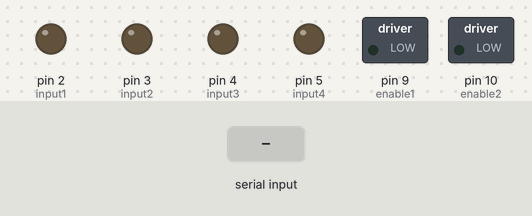
A sketch run on a simulated Arduino Uno, built with avr-gcc and run on an emulated ATmega328P. Parts: switched loads named in the sketch (green lamp = pin HIGH), output pins drawn as LEDs (lit = HIGH). Inputs (shaded band) come from the test bench.

Above: at 1.2 s.
1.3 s: "c" received over Serial
At 2.2 s:
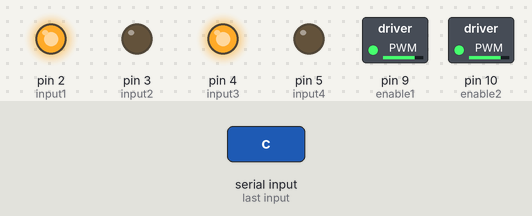
2.8 s: "d" received over Serial
At 3.3 s:
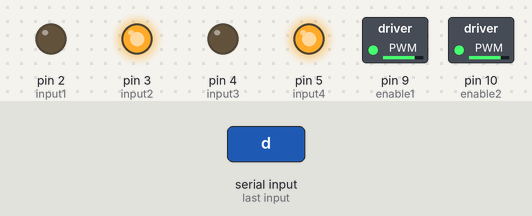
4.3 s: "b" received over Serial
At 5.5 s:
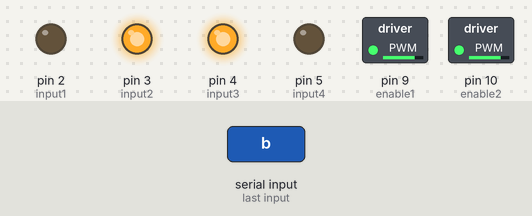
5.8 s: "a" received over Serial
At 6.8 s:
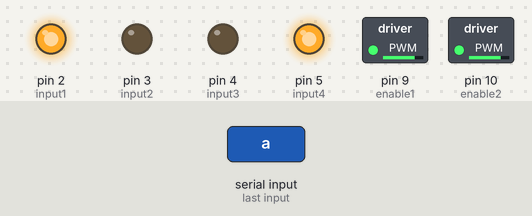
7.3 s: "e" received over Serial
At 8.0 s:
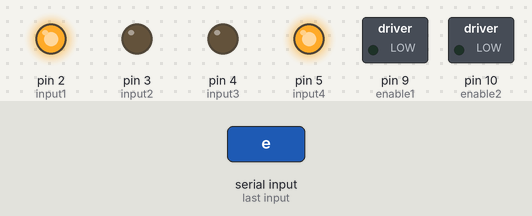
Timing chart, 0 to 9.8 s (numbered marks = the images above; inputs shaded):
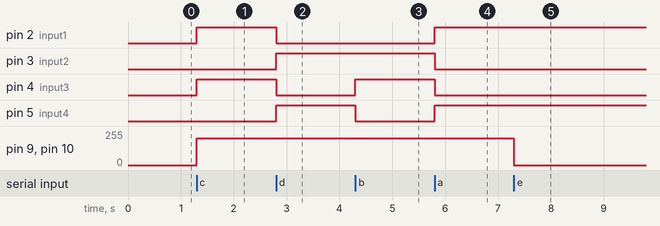

Measured:
- after the input at 1.3 s, pin 2 (input1), pin 4 (input3): LOW → HIGH at once; pin 9 (enable1), pin 10 (enable2): 0/255 → 200/255 at once
- after the input at 2.8 s, pin 2 (input1), pin 4 (input3): HIGH → LOW at once; pin 3 (input2), pin 5 (input4): LOW → HIGH at once
- after the input at 4.3 s, pin 4 (input3): LOW → HIGH at once; pin 5 (input4): HIGH → LOW at once
- after the input at 5.8 s, pin 2 (input1), pin 5 (input4): LOW → HIGH at once; pin 3 (input2), pin 4 (input3): HIGH → LOW at once
- after the input at 7.3 s, pin 9 (enable1), pin 10 (enable2): 200/255 → 0/255 at once

The sketch:

robotcarro.ino
```cpp
// Definición de pines del puente H
const int enable1 = 9;  // Pin para Enable1
const int enable2 = 10; // Pin para Enable2
const int input1 = 2;   // Pin para Input1
const int input2 = 3;   // Pin para Input2
const int input3 = 4;   // Pin para Input3
const int input4 = 5;   // Pin para Input4

// Variable para almacenar el carácter recibido
char command;

// Velocidad fija para los motores (0-255)
const int speed = 200; // Ajusta este valor para cambiar la velocidad

void setup() {
  // Configurar los pines del puente H como salida
  pinMode(enable1, OUTPUT);
  pinMode(enable2, OUTPUT);
  pinMode(input1, OUTPUT);
  pinMode(input2, OUTPUT);
  pinMode(input3, OUTPUT);
  pinMode(input4, OUTPUT);

  // Inicializar el puerto serial
  Serial.begin(9600);

  // Configurar los pines de enable a un valor inicial
  analogWrite(enable1, 0);
  analogWrite(enable2, 0);
}

void loop() {
  // Verificar si hay datos disponibles en el puerto serial
  if (Serial.available() > 0) {
    // Leer el carácter recibido
    command = Serial.read();

    // Ejecutar la acción correspondiente al carácter recibido
    switch (command) {
      case 'c': // Mover hacia adelante
        analogWrite(enable1, speed);
        analogWrite(enable2, speed);
        digitalWrite(input1, HIGH);
        digitalWrite(input2, LOW);
        digitalWrite(input3, HIGH);
        digitalWrite(input4, LOW);
        break;
      case 'd': // Mover hacia atrás
        analogWrite(enable1, speed);
        analogWrite(enable2, speed);
        digitalWrite(input1, LOW);
        digitalWrite(input2, HIGH);
        digitalWrite(input3, LOW);
        digitalWrite(input4, HIGH);
        break;
      case 'b': // Girar a la izquierda
        analogWrite(enable1, speed);
        analogWrite(enable2, speed);
        digitalWrite(input1, LOW);
        digitalWrite(input2, HIGH);
        digitalWrite(input3, HIGH);
        digitalWrite(input4, LOW);
        break;
      case 'a': // Girar a la derecha
        analogWrite(enable1, speed);
        analogWrite(enable2, speed);
        digitalWrite(input1, HIGH);
        digitalWrite(input2, LOW);
        digitalWrite(input3, LOW);
        digitalWrite(input4, HIGH);
        break;
      case 'e': // Detener el robot
        analogWrite(enable1, 0);
        analogWrite(enable2, 0);
        break;
    }
  }
}
```
